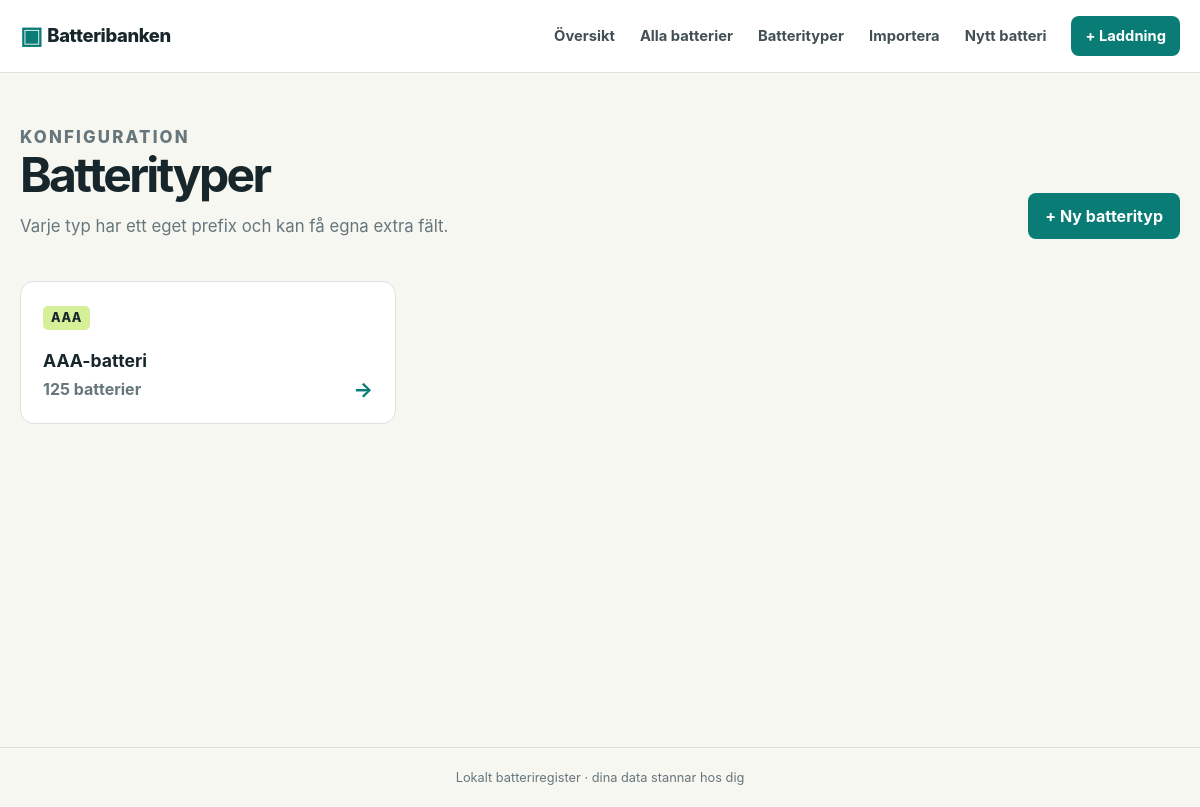
The app's page /types with its own data.
### tables this page shows
CREATE TABLE battery_types (
    id INTEGER PRIMARY KEY AUTOINCREMENT,
    code TEXT NOT NULL UNIQUE,
    name TEXT NOT NULL,
    description TEXT,
    created_at TEXT NOT NULL DEFAULT CURRENT_TIMESTAMP
);

### app.py (the view)
    @app.route("/types")
    def type_list():
        battery_types = get_db().execute(
            """
            SELECT battery_types.*, COUNT(batteries.id) AS battery_count
            FROM battery_types
            LEFT JOIN batteries ON batteries.type_id = battery_types.id
            GROUP BY battery_types.id
            ORDER BY battery_types.code
            """
        ).fetchall()
        return render_template("type_list.html", battery_types=battery_types)

### app.py (called while the page is built)
def get_db():
    if "db" not in g:
        database_path = g.get("database_path") or DATABASE_PATH
        database_path.parent.mkdir(parents=True, exist_ok=True)
        g.db = sqlite3.connect(database_path)
        g.db.row_factory = sqlite3.Row
        g.db.execute("PRAGMA foreign_keys = ON")
    return g.db

### templates/type_list.html (shortened to what this page needs)
{% extends 'base.html' %}
{% block content %}
<section class="page-title"><div><p class="eyebrow">KONFIGURATION</p><h1>Batterityper</h1><p>Varje typ har ett eget prefix och kan få egna extra fält.</p></div><a class="button primary" href="{{ url_for('type_new') }}">+ Ny batterityp</a></section>
{% if battery_types %}<div class="type-grid">{% for type in battery_types %}<a class="type-card" href="{{ url_for('type_detail', type_id=type.id) }}"><span class="type-code">{{ type.code }}</span><h3>{{ type.name }}</h3><p>{{ type.battery_count }} batteri{{ '' if type.battery_count == 1 else 'er' }}</p><span class="arrow">→</span></a>{% endfor %}</div>{% else %}<div class="empty"><p>Du har ännu inte skapat någon batterityp.</p></div>{% endif %}
{% endblock %}

### static/style.css (style rules this page uses)
:root { --ink:#17262b;--muted:#66767b;--paper:#f7f7f2;--card:#fff;--line:#dce3df;--teal:#087c75;--teal-dark:#05665f;--lime:#d6f099;--good:#117e55;--warn:#ab6b00;--bad:#b43d3d;--radius:14px }
* { box-sizing:border-box }
body { margin:0;background:var(--paper);color:var(--ink);font:16px/1.5 Inter,ui-sans-serif,system-ui,-apple-system,BlinkMacSystemFont,"Segoe UI",sans-serif }
a { color:var(--teal);font-weight:650;text-decoration:none }
.hero,.page-title { display:flex;justify-content:space-between;align-items:flex-end;gap:28px;margin-bottom:42px }
.eyebrow { font-size:.72rem;font-weight:800;letter-spacing:.13em;color:var(--teal);margin:0 0 8px }
h1,h2,h3,p { margin-top:0 }
h1 { font-size:clamp(2rem,4vw,3.65rem);letter-spacing:-.055em;line-height:1.05;margin-bottom:13px }
h3 { font-size:1.1rem }
.lead,.page-title p { color:var(--muted);font-size:1.05rem;margin-bottom:0 }
.button { display:inline-flex;justify-content:center;align-items:center;border:0;border-radius:8px;padding:11px 17px;font:inherit;font-weight:750;cursor:pointer }
.primary { background:var(--teal);color:#fff }
.type-grid { display:grid;grid-template-columns:repeat(3,1fr);gap:16px }
.type-card { position:relative;display:block;padding:22px;background:#fff;border:1px solid var(--line);border-radius:var(--radius);color:var(--ink);transition:transform .15s,box-shadow .15s }
.type-code { display:inline-block;background:var(--lime);padding:3px 8px;border-radius:5px;font-size:.78rem;font-weight:850;letter-spacing:.05em }
.type-card h3 { margin:18px 0 2px }
.type-card p,.muted { color:var(--muted);margin-bottom:0 }
.arrow { position:absolute;right:22px;bottom:18px;font-size:1.3rem;color:var(--teal) }

### records on screen
battery_types: code "AAA", name "AAA-batteri", battery_count "125", battery_count "er"
